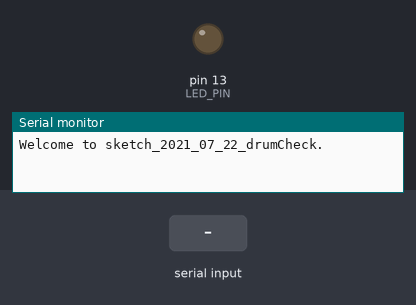
The sketch below on a simulated Arduino Uno, built with avr-gcc and run on an emulated ATmega328P. Shown: output pins drawn as LEDs (lit = HIGH), the last lines printed to the serial monitor. Inputs (shaded band) come from the test bench.

Above: at 1.2 s.
1.3 s: "5\n" received over Serial
At 2.1 s:
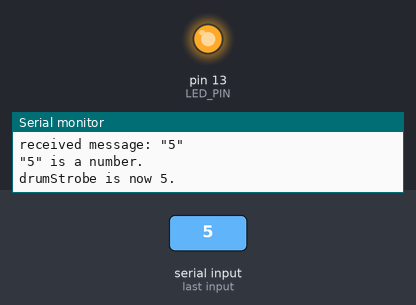
3.8 s: "90,45\n" received over Serial
At 6.4 s:
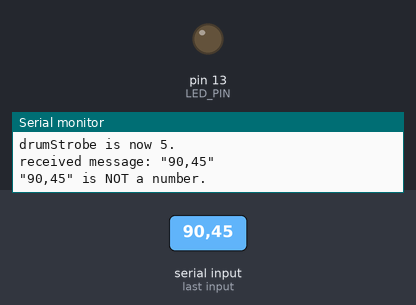
6.8 s: "30,150\n" received over Serial
At 8.0 s:
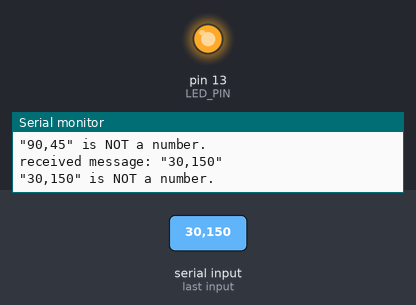
9.8 s: "0\n" received over Serial
At 12.1 s:
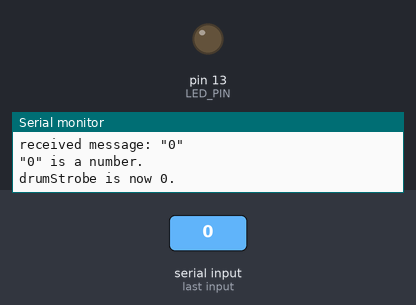
Timing chart, 0 to 13.6 s (numbered marks = the images above; inputs shaded):
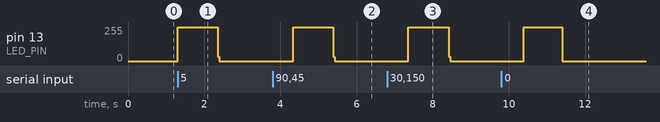

The sketch:

sketch_drumChecker_2021_07_22_relay.ino
```cpp
/* sketch_drumCheck_2021_07_22
 * @author Nate Solyntjes
 *
 * This is a small program to tell the arduino how long to send a signal  ...
 *
 * Looks like the serial monitor sends LF (10) if you pick "Newline".
 *
 * I had tried just setting a GPIO pin to "input" and "high", and it worked once,
 * but now seems inconsistent.  I'd better just fully open and close the connection.
 */

const int SERIAL_MAX = 128;
const int NEWLINE = 10;
const int LED_PIN = 13, DRUM_OUT_PIN = 7;
const bool DEBUG = true;

char serialInArray[SERIAL_MAX + 1]; // one extra for \0
int serialInPointer = 0;
bool finishedRx = false;  // track whether the last character read was the end of a received message (newline)

int drumStrobe = 0;

void setup() {
  Serial.begin(9600); // opens serial port, sets data rate to 9600 bps
  Serial.println("Welcome to sketch_2021_07_22_drumCheck.");
  pinMode(LED_PIN, OUTPUT);
  pinMode(DRUM_OUT_PIN, INPUT);
  digitalWrite(DRUM_OUT_PIN, LOW);
}

void loop() {
    // check for message
    if (Serial.available() > 0) {
      readFromSerial();
    }

    // process message
    if (finishedRx) {
        finishedRx = false;
        processReceivedMessage(serialInArray);

        flashASecond();
    }

    // flash drum
    if (drumStrobe > 0) {
      strobeDrumSignal(drumStrobe, drumStrobe, 3);
    }

}

void strobeDrumSignal (int strobeMillis, int strobeDelay, int times) {
  for(int i = 0; i < times; i++) {
    drumCloseCircuit();
    digitalWrite(LED_PIN, HIGH);
    delay(strobeMillis);

    drumOpenCircuit();
    digitalWrite(LED_PIN, LOW);
    delay(strobeDelay);
  }

  delay(2000);
}

void drumCloseCircuit() {
  pinMode(DRUM_OUT_PIN, OUTPUT);
  digitalWrite(DRUM_OUT_PIN, LOW);
}

void drumOpenCircuit() {
  digitalWrite(DRUM_OUT_PIN, LOW);
  pinMode(DRUM_OUT_PIN, INPUT);
}

void processReceivedMessage (char message[]) {
    if (DEBUG) {
      logReceivedMessage();
      logWhetherNumeric(message);
    }

    if (isNumber(message)) {
      setDrumStrobe(charsToInt(message));
    }

    if (isTwoNumbers(message)) {
      setDrumStrobeAndDelay(message);
    }
}

bool isTwoNumbers(char message[]) {
  // TODO write this
  return false;
}

void setDrumStrobeAndDelay(char message[]) {
  // TODO write this
}

void setDrumStrobe(int newValue) {
      drumStrobe = newValue;
      Serial.print("drumStrobe is now ");
      Serial.print(drumStrobe);
      Serial.print(".\n");
}


int charsToInt(char number[]) {
  if (!isNumber(number)) {
    return -1;
  }
  int n = 0;
  int i = 0;
  bool negative = false;

  if (number[0] == '-') {
    negative = true;
    i++;
  }
  for (i; number[i] != 0; i++){
    n *= 10;
    n += number[i] - '0';
  }
  if (negative)
    n *= -1;

  return n;
}


bool isNumber(char message[]) {
  char zero = '0', nine = '9';
  int i = 0;
  bool isNumeric = true;
  for (i = 0; message[i] != 0 && i <= SERIAL_MAX; i++) {
    if (i == 0 && message[i] == '-') {
      continue;
    }
    if (message[i] < '0' || message[i] > '9') {
      return false;
    }
  }
  if (i == 0) {
    return false;
  }
  return isNumeric;
}

void readFromSerial() {
  int availableBytes = Serial.available();

  if (availableBytes > 0) {
    int bytesToRead = availableBytes;

    // read in the bytes
    for (int i = 0; i < bytesToRead; i++) {
      int inByte = (int) Serial.read();

      if (inByte == NEWLINE) {
        finishedRx = true;
        serialInArray[serialInPointer] = 0; // NUL to end line for printing
        serialInPointer = 0; // start it back over for the next incoming message
      } else {
        finishedRx = false;
        serialInArray[serialInPointer] = inByte;
        serialInPointer++;
      }
    }

  }
} // readFromSerial

/********************* DEBUG FUNCTIONS **************************/
// print back to serial what message we received
void logReceivedMessage () {
    Serial.print("received message: \"");
    Serial.print(serialInArray); // should print correctly if \0 was correctly added
    Serial.println("\"");
}

void flashASecond () {
    digitalWrite(LED_PIN, HIGH);
    delay(1000);
    digitalWrite(LED_PIN, LOW);
}

void logWhetherNumeric(char message[]) {
  bool isNumeric = isNumber(message);

  Serial.print("\""); Serial.print(message); Serial.print("\" is ");
  if (isNumeric == false) {
    Serial.print("NOT ");
  }
  Serial.print("a number.\n");
}
```

Measured:
- after the input at 1.3 s, pin 13 (LED_PIN): 0/255 → 255/255 at once, → 0/255 1.1 s later
- after the input at 3.8 s, pin 13 (LED_PIN): 0/255 → 255/255 after 0.53 s, → 0/255 1.1 s later
- after the input at 6.8 s, pin 13 (LED_PIN): 0/255 → 255/255 after 0.56 s, → 0/255 1.1 s later
- after the input at 9.8 s, pin 13 (LED_PIN): 0/255 → 255/255 after 0.59 s, → 0/255 1.0 s later
